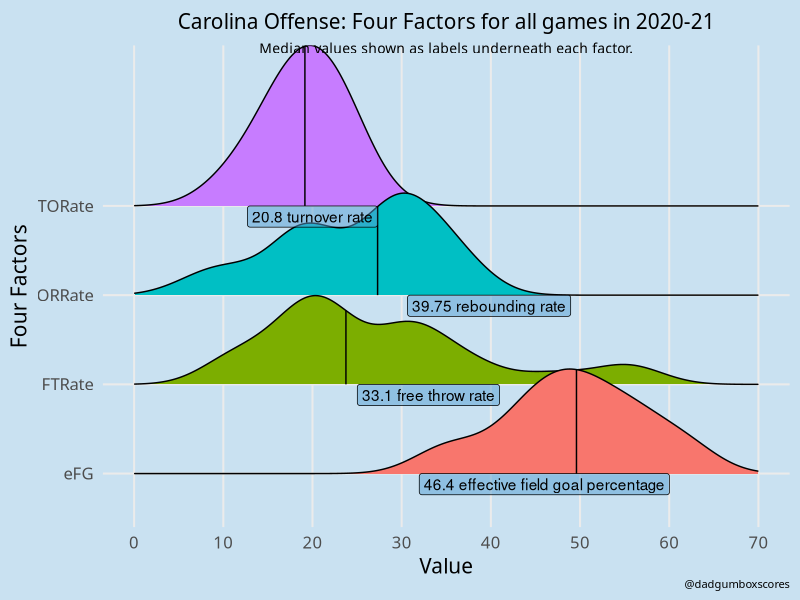

Reproduce this figure in R.
## ---- chunk 1
knitr::opts_chunk$set(echo = TRUE, warning = FALSE, fig.width=12, fig.height=8)
## ---- chunk 2
library(ggplot2)
library(ggridges)

ridge <- read.csv('ridge.csv')

theme_me <- function () {
  theme_minimal(base_size = 15, base_family = "RobotoCondensed-Regular") %+replace%
    theme (
      plot.title = element_text(hjust = 0.5),
      plot.subtitle = element_text(
        hjust = 0.5,
        vjust = -2,
        lineheight = 0.9,
        size = 10
      ),
      plot.caption = element_text(size = 8, hjust = 1),
      panel.grid.minor = element_blank(),
      plot.background = element_rect(fill = "#c9e1f1", color = "#c9e1f1")
    )
}

ggplot(ridge, aes(x = value, y = factor, fill = factor)) +
 stat_density_ridges(quantile_lines = TRUE, quantiles = 2) +
  theme_me() +
  theme(legend.position = "none") +
  scale_x_continuous(breaks = seq(0,70,10), limits = c(0,70)) +
   labs(
    x = "Value",
    y = "Four Factors",
    title = "Carolina Offense: Four Factors for all games in 2020-21",
    subtitle ="Median values shown as labels underneath each factor.",
    caption = "@dadgumboxscores"
  ) +
  annotate(
    geom = 'label',
    x = 20,
    y = 'TORate',
    vjust = 1,
    label = "20.8 turnover rate",
    fill = "#56a0d3",
    alpha = .5
  ) +
  annotate(
    geom = 'label',
    x = 39.8,
    y = 'ORRate',
    vjust = 1,
    label = "39.75 rebounding rate",
    fill = "#56a0d3",
    alpha = .5
  ) +
  annotate(
    geom = 'label',
    x = 33,
    y = 'FTRate',
    vjust = 1,
    label = "33.1 free throw rate",
    fill = "#56a0d3",
    alpha = .5
  ) +
  annotate(
    geom = 'label',
    x = 46,
    y = 'eFG',
    vjust = 1,
    label = "46.4 effective field goal percentage",
    fill = "#56a0d3",
    alpha = .5
  )

